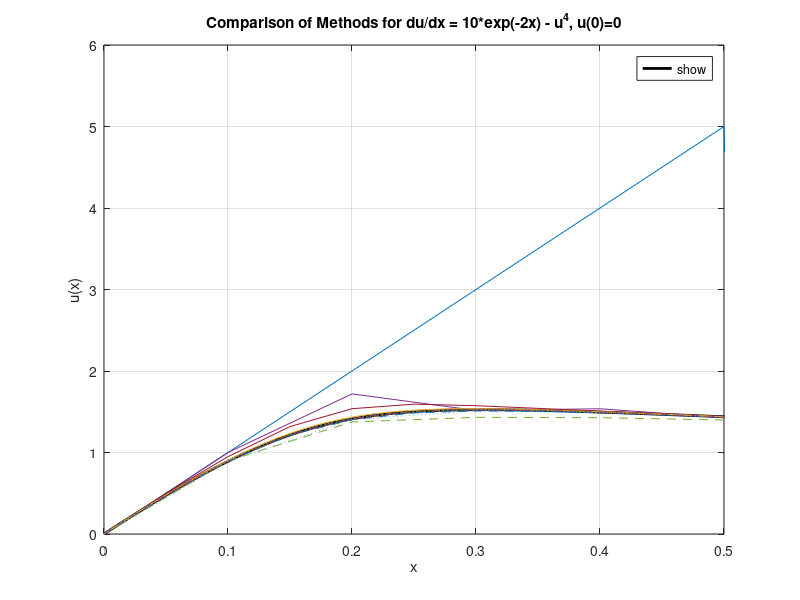
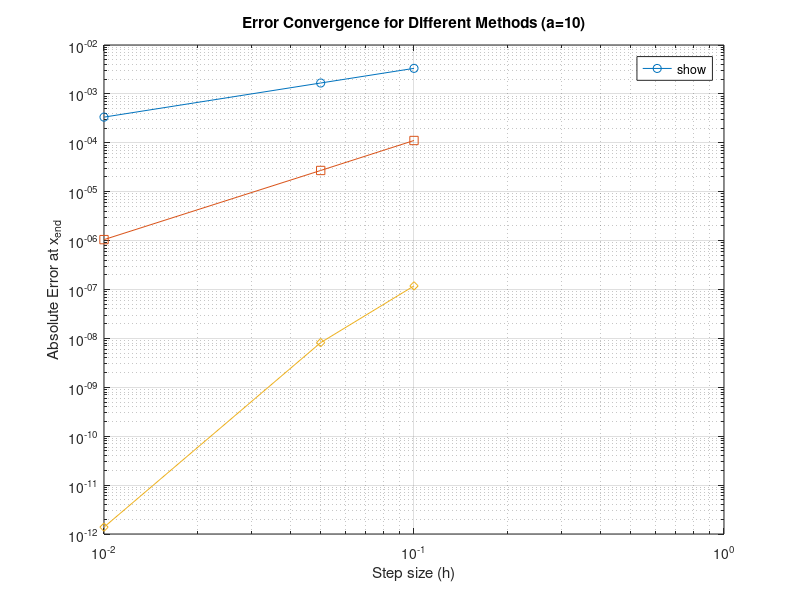
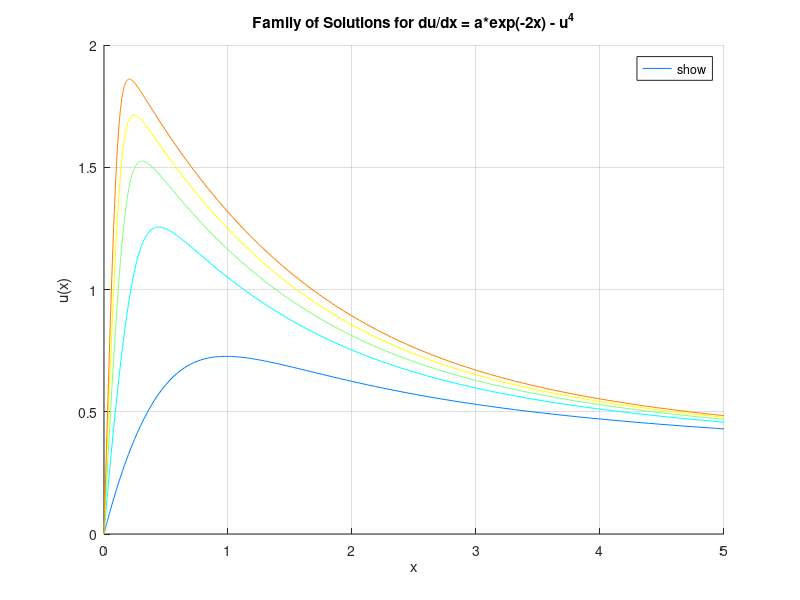
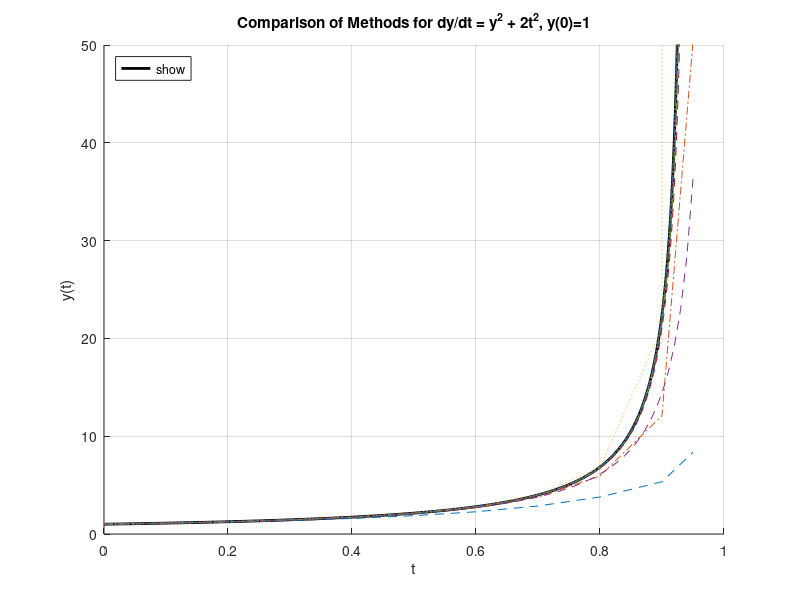

These figures' MATLAB source, in order:
% =========================================================================
% MATEMATIČNO-FIZIKALNI SEMINAR 2024/25
% 6. naloga: Enačbe hoda
% MATLAB Code Implementation
% =========================================================================
clear; close all; clc;

fprintf('MATEMATIČNO-FIZIKALNI SEMINAR 2024/25 - Naloga 6\n');
fprintf('==================================================\n\n');

% =========================================================================
% Task 1: du/dx = a*exp(-2x) - u^4, u(0) = 0
% =========================================================================
fprintf('Task 1: Solving du/dx = a*exp(-2x) - u^4\n');
fprintf('----------------------------------------\n');

% Define the ODE function for Task 1
odefun1 = @(x, u, a) a * exp(-2*x) - u.^4;

% Parameters for Task 1
a_val = 10;
u0 = 0;
x_span = [0, 5]; % Integration interval [x_start, x_end]

% --- Part 1a: Method Comparison for a = 10 ---
fprintf('\nPart 1a: Comparing methods for a = %d\n', a_val);

step_sizes = [0.5, 0.1, 0.05, 0.01]; % Different step sizes to test
method_names = {'Euler', 'Midpoint', 'RK4', 'ode45 (RKF)', 'ode113 (Adams)'};
results = struct(); % Store results for comparison

% --- Reference Solution (using ode45 with very tight tolerance) ---
options_ref = odeset('RelTol', 1e-10, 'AbsTol', 1e-12);
[x_ref, u_ref] = ode45(@(x, u) odefun1(x, u, a_val), x_span, u0, options_ref);
fprintf('Generated reference solution using ode45 with high accuracy.\n');
%%
figure('Name', 'Task 1: Method Comparison (a=10)');
plot(x_ref, u_ref, 'k-', 'LineWidth', 2, 'DisplayName', 'Reference (ode45)');
hold on;
grid on;
xlabel('x');
ylabel('u(x)');
ylim([0 6])
xlim([0 0.5])
title(sprintf('Comparison of Methods for du/dx = %d*exp(-2x) - u^4, u(0)=0', a_val));
colors = lines(length(step_sizes) * 3 + 2); % Colors for plots
line_styles = {'-', '--', ':', '-.'};
marker_styles = {'o', 's', 'd', '^'};
plot_idx = 1;
%%
final_errors = zeros(length(method_names) - 2, length(step_sizes)); % Store final point error

for i = 1:length(step_sizes)
    h = step_sizes(i);
    fprintf('Processing step size h = %.3f...\n', h);
    x_vec = x_span(1):h:x_span(2);
    n_steps = length(x_vec);

    % --- Euler Method ---
    u_euler = zeros(1, n_steps);
    u_euler(1) = u0;
    for k = 1:(n_steps - 1)
        u_euler(k+1) = u_euler(k) + h * odefun1(x_vec(k), u_euler(k), a_val);
    end
    results(i).h = h;
    results(i).x_euler = x_vec;
    results(i).u_euler = u_euler;
    plot(x_vec, u_euler, 'LineStyle', line_styles{1}, 'Color', colors(plot_idx,:), ...
         'Marker', 'none', 'DisplayName', sprintf('Euler (h=%.2f)', h));
    plot_idx = plot_idx + 1;
    u_ref_interp = interp1(x_ref, u_ref, x_vec(end));
    final_errors(1, i) = abs(u_euler(end) - u_ref_interp);


    % --- Midpoint Method ---
    u_midpoint = zeros(1, n_steps);
    u_midpoint(1) = u0;
    for k = 1:(n_steps - 1)
        k1 = h * odefun1(x_vec(k), u_midpoint(k), a_val);
        k2 = h * odefun1(x_vec(k) + h/2, u_midpoint(k) + k1/2, a_val);
        u_midpoint(k+1) = u_midpoint(k) + k2;
    end
    results(i).x_midpoint = x_vec;
    results(i).u_midpoint = u_midpoint;
    plot(x_vec, u_midpoint, 'LineStyle', line_styles{2}, 'Color', colors(plot_idx,:), ...
         'Marker', 'none', 'DisplayName', sprintf('Midpoint (h=%.2f)', h));
     plot_idx = plot_idx + 1;
    final_errors(2, i) = abs(u_midpoint(end) - u_ref_interp);

    % --- Runge-Kutta 4 (RK4) Method ---
    u_rk4 = zeros(1, n_steps);
    u_rk4(1) = u0;
    for k = 1:(n_steps - 1)
        yk = u_rk4(k);
        xk = x_vec(k);
        k1 = odefun1(xk,       yk,         a_val);
        k2 = odefun1(xk + h/2, yk + h*k1/2, a_val);
        k3 = odefun1(xk + h/2, yk + h*k2/2, a_val);
        k4 = odefun1(xk + h,   yk + h*k3,   a_val);
        u_rk4(k+1) = yk + (h/6) * (k1 + 2*k2 + 2*k3 + k4);
    end
    results(i).x_rk4 = x_vec;
    results(i).u_rk4 = u_rk4;
    plot(x_vec, u_rk4, 'LineStyle', line_styles{3}, 'Color', colors(plot_idx,:), ...
         'Marker', 'none', 'DisplayName', sprintf('RK4 (h=%.2f)', h));
    plot_idx = plot_idx + 1;
    final_errors(3, i) = abs(u_rk4(end) - u_ref_interp);

end

% --- MATLAB built-in solvers (for comparison) ---
options_ode = odeset('RelTol', 1e-6, 'AbsTol', 1e-8); % Standard tolerances

% % ode45 (Runge-Kutta-Fehlberg)
% [x_ode45, u_ode45] = ode45(@(x, u) odefun1(x, u, a_val), x_span, u0, options_ode);
% plot(x_ode45, u_ode45, '--', 'Color', colors(plot_idx,:), 'LineWidth', 1.5, 'DisplayName', 'ode45 (Built-in)');
% plot_idx = plot_idx + 1;
% 
% % ode113 (Adams-Bashforth-Moulton PECE)
% [x_ode113, u_ode113] = ode113(@(x, u) odefun1(x, u, a_val), x_span, u0, options_ode);
% plot(x_ode113, u_ode113, ':', 'Color', colors(plot_idx,:), 'LineWidth', 1.5, 'DisplayName', 'ode113 (Built-in)');

legend('show', 'Location', 'best');
hold off;

% Display final point errors in a table format
fprintf('\nError at x = %.1f (compared to high-accuracy ode45):\n', x_span(2));
fprintf('%-10s |', 'h');
fprintf(' %-12s |', method_names{1:3});
fprintf('\n%s\n', repmat('-', 1, 10 + 15*3));
for i = 1:length(step_sizes)
    fprintf('%-10.3f |', step_sizes(i));
    fprintf(' %-12.4e |', final_errors(:, i));
    fprintf('\n');
end
fprintf('Note: Lower error indicates higher accuracy.\n');

% --- Accuracy vs Step Size Plot ---
figure('Name', 'Task 1: Accuracy vs Step Size (a=10)');
loglog(step_sizes, final_errors(1,:), 'o-', 'DisplayName', 'Euler Error');
hold on;
loglog(step_sizes, final_errors(2,:), 's-', 'DisplayName', 'Midpoint Error');
loglog(step_sizes, final_errors(3,:), 'd-', 'DisplayName', 'RK4 Error');
% Add lines representing theoretical order O(h), O(h^2), O(h^4)
% loglog(step_sizes, (step_sizes/step_sizes(1)).^1 * final_errors(1,1), 'k--', 'DisplayName', 'O(h)');
% loglog(step_sizes, (step_sizes/step_sizes(1)).^2 * final_errors(2,1), 'k:', 'DisplayName', 'O(h^2)');
% loglog(step_sizes, (step_sizes/step_sizes(1)).^4 * final_errors(3,1), 'k-.', 'DisplayName', 'O(h^4)');
grid on;
xlabel('Step size (h)');
ylabel('Absolute Error at x_{end}');
title('Error Convergence for Different Methods (a=10)');
legend('show', 'Location', 'best');
hold off;

fprintf('\nObservations (a=10):\n');
fprintf('- Euler method is the least accurate (converges as O(h)).\n');
fprintf('- Midpoint method is better (converges as O(h^2) locally, error O(h^2) globally for fixed interval).\n');
fprintf('- RK4 method is significantly more accurate (converges as O(h^4) locally, error O(h^4) globally).\n');
fprintf('- MATLAB''s ode45 and ode113 provide accurate solutions efficiently using adaptive steps.\n');
fprintf('- Stability: For this problem, all methods seem stable for the chosen step sizes.\n');

% --- Part 1b: Family of Solutions for a = 2 to 18 ---
fprintf('\nPart 1b: Calculating family of solutions for a = 2:4:18\n');

a_values = 2:4:18;
chosen_method = 'ode45'; % Choose a reliable method (e.g., ode45 or RK4 with small h)
fprintf('Using %s for calculating the family of solutions.\n', chosen_method);

figure('Name', 'Task 1: Family of Solutions');
hold on;
grid on;
max_temps = zeros(length(a_values), 1);
x_at_max_temps = zeros(length(a_values), 1);
colors_a = jet(length(a_values)); % Different colors for different 'a'

for i = 1:length(a_values)
    a = a_values(i);
    odefun_a = @(x, u) odefun1(x, u, a);

    switch chosen_method
        case 'ode45'
            options = odeset('RelTol', 1e-7, 'AbsTol', 1e-9);
            [x_sol, u_sol] = ode45(odefun_a, x_span, u0, options);
        case 'RK4'
             h_chosen = 0.01; % Use a small step size for RK4
             x_sol = x_span(1):h_chosen:x_span(2);
             n_steps = length(x_sol);
             u_sol = zeros(1, n_steps);
             u_sol(1) = u0;
             for k = 1:(n_steps - 1)
                yk = u_sol(k);
                xk = x_sol(k);
                k1 = odefun_a(xk,       yk);
                k2 = odefun_a(xk + h_chosen/2, yk + h_chosen*k1/2);
                k3 = odefun_a(xk + h_chosen/2, yk + h_chosen*k2/2);
                k4 = odefun_a(xk + h_chosen,   yk + h_chosen*k3);
                u_sol(k+1) = yk + (h_chosen/6) * (k1 + 2*k2 + 2*k3 + k4);
             end
             u_sol = u_sol'; % Transpose for consistency
             x_sol = x_sol';
        otherwise
            error('Chosen method not implemented for family calculation.');
    end

    plot(x_sol, u_sol, 'Color', colors_a(i,:), 'DisplayName', sprintf('a = %d', a));

    % Find maximum temperature and its location
    [max_u, idx_max] = max(u_sol);
    max_temps(i) = max_u;
    x_at_max_temps(i) = x_sol(idx_max);
end

xlabel('x');
ylabel('u(x)');
title('Family of Solutions for du/dx = a*exp(-2x) - u^4');
legend('show', 'Location', 'best');
hold off;

% Display max temperatures
fprintf('\nMaximum Temperature (u_max) and Location (x_at_max) for different ''a'':\n');
fprintf('  a   |  u_max   | x_at_max \n');
fprintf('------|----------|----------\n');
for i = 1:length(a_values)
    fprintf(' %4d | %8.4f | %8.4f \n', a_values(i), max_temps(i), x_at_max_temps(i));
end

fprintf('\nPremislek (Thought Experiment):\n');
fprintf('To accurately find the maximum temperature and its time:\n');
fprintf('1. Use a high-order adaptive step-size method (like ode45 or ode113) with tight tolerances.\n');
fprintf('2. Locate the maximum in the resulting dense output or use event detection.\n');
fprintf('3. Alternatively, find the root of the derivative du/dx = a*exp(-2x) - u^4 = 0.\n');
fprintf('   This means finding x where a*exp(-2x) = u(x)^4. This requires solving the ODE simultaneously\n');
fprintf('   or interpolating the solution u(x) and then finding the root.\n');
fprintf('   Using event detection capabilities of solvers like ode45 is often the most robust way.\n');


% =========================================================================
% Task 2: dy/dt = y^2 + 2t^2, y(0) = 1
% =========================================================================
fprintf('\n\nTask 2: Solving dy/dt = y^2 + 2*t^2\n');
fprintf('------------------------------------\n');

% Define the ODE function for Task 2
odefun2 = @(t, y) y.^2 + 2*t.^2;

% Parameters for Task 2
y0_task2 = 1;
t_span_task2 = [0, 0.95]; % Integrate close to the point of divergence (~0.9)
h_values_task2 = [0.1, 0.01, 0.001];

fprintf('Comparing methods for dy/dt = y^2 + 2*t^2, y(0)=1\n');
fprintf('Solution diverges near t = 0.9.\n');

figure('Name', 'Task 2: Method Comparison');
hold on;
grid on;
xlabel('t');
ylabel('y(t)');
title('Comparison of Methods for dy/dt = y^2 + 2t^2, y(0)=1');
colors_t2 = lines(length(h_values_task2) * 3 + 2);
plot_idx_t2 = 1;

% --- Reference Solution (using ode45 with tight tolerance) ---
options_ref_t2 = odeset('RelTol', 1e-8, 'AbsTol', 1e-10);
% Need to handle potential warnings/errors near singularity
try
    [t_ref_t2, y_ref_t2] = ode45(odefun2, t_span_task2, y0_task2, options_ref_t2);
    plot(t_ref_t2, y_ref_t2, 'k-', 'LineWidth', 2, 'DisplayName', 'Reference (ode45)');
catch ME
    warning('ode45 failed near singularity, plotting partial result if available.');
    if exist('t_ref_t2', 'var') && ~isempty(t_ref_t2)
         plot(t_ref_t2, y_ref_t2, 'k-', 'LineWidth', 2, 'DisplayName', 'Reference (ode45)');
    end
    fprintf('Solver Warning/Error: %s\n', ME.message);
end


for i = 1:length(h_values_task2)
    h = h_values_task2(i);
    t_vec = t_span_task2(1):h:t_span_task2(2);
    n_steps = length(t_vec);
     if t_vec(end) < t_span_task2(2) % Ensure the span is covered if h doesn't divide evenly
         t_vec = [t_vec, t_span_task2(2)];
         n_steps = n_steps + 1;
     end

    fprintf('Processing step size h = %.3f...\n', h);

    % --- Euler Method ---
    y_euler = zeros(1, n_steps);
    y_euler(1) = y0_task2;
    for k = 1:(n_steps - 1)
        % Check for potential overflow before calculation
        f_eval = odefun2(t_vec(k), y_euler(k));
        if isinf(f_eval) || isnan(f_eval) || abs(y_euler(k)) > 1e10 % Stop if diverging uncontrollably
             y_euler(k+1:end) = NaN; % Mark rest as NaN
             fprintf('Euler diverged at t=%.4f for h=%.3f\n', t_vec(k), h);
             break;
        end
        y_euler(k+1) = y_euler(k) + h * f_eval;
    end
    plot(t_vec, y_euler, '--', 'Color', colors_t2(plot_idx_t2,:), 'DisplayName', sprintf('Euler (h=%.3f)', h));
    plot_idx_t2 = plot_idx_t2 + 1;


    % --- Midpoint Method ---
    y_midpoint = zeros(1, n_steps);
    y_midpoint(1) = y0_task2;
     for k = 1:(n_steps - 1)
        yk = y_midpoint(k);
        tk = t_vec(k);
        if abs(yk) > 1e10 % Stop if diverging
             y_midpoint(k+1:end) = NaN;
             fprintf('Midpoint diverged at t=%.4f for h=%.3f\n', tk, h);
             break;
        end
        k1_m = h * odefun2(tk, yk);
        k2_m = h * odefun2(tk + h/2, yk + k1_m/2);
         if isinf(k1_m) || isnan(k1_m) || isinf(k2_m) || isnan(k2_m)
             y_midpoint(k+1:end) = NaN;
             fprintf('Midpoint diverged (k val) at t=%.4f for h=%.3f\n', tk, h);
             break;
         end
        y_midpoint(k+1) = yk + k2_m;
    end
    plot(t_vec, y_midpoint, '-.', 'Color', colors_t2(plot_idx_t2,:), 'DisplayName', sprintf('Midpoint (h=%.3f)', h));
    plot_idx_t2 = plot_idx_t2 + 1;

    % --- Runge-Kutta 4 (RK4) Method ---
    y_rk4 = zeros(1, n_steps);
    y_rk4(1) = y0_task2;
    for k = 1:(n_steps - 1)
        yk = y_rk4(k);
        tk = t_vec(k);
         if abs(yk) > 1e10 % Stop if diverging
             y_rk4(k+1:end) = NaN;
             fprintf('RK4 diverged at t=%.4f for h=%.3f\n', tk, h);
             break;
         end
        k1 = odefun2(tk,       yk);
        k2 = odefun2(tk + h/2, yk + h*k1/2);
        k3 = odefun2(tk + h/2, yk + h*k2/2);
        k4 = odefun2(tk + h,   yk + h*k3);
         if isinf(k1) || isnan(k1) || isinf(k2) || isnan(k2) || isinf(k3) || isnan(k3) || isinf(k4) || isnan(k4)
            y_rk4(k+1:end) = NaN;
            fprintf('RK4 diverged (k val) at t=%.4f for h=%.3f\n', tk, h);
            break;
         end
        y_rk4(k+1) = yk + (h/6) * (k1 + 2*k2 + 2*k3 + k4);
    end
    plot(t_vec, y_rk4, ':', 'Color', colors_t2(plot_idx_t2,:), 'DisplayName', sprintf('RK4 (h=%.3f)', h));
    plot_idx_t2 = plot_idx_t2 + 1;

end

% --- MATLAB built-in solvers (example) ---
% Using ode45 and ode113 for comparison with default settings
% try
%     [t_ode45_t2, y_ode45_t2] = ode45(odefun2, t_span_task2, y0_task2);
%     plot(t_ode45_t2, y_ode45_t2, '-', 'Color', colors_t2(plot_idx_t2,:), 'LineWidth', 1.5, 'DisplayName', 'ode45 (Built-in)');
% catch ME
%     warning('ode45 failed near singularity in comparison run.');
%      if exist('t_ode45_t2', 'var') && ~isempty(t_ode45_t2)
%          plot(t_ode45_t2, y_ode45_t2, '-', 'Color', colors_t2(plot_idx_t2,:), 'LineWidth', 1.5, 'DisplayName', 'ode45 (Built-in)');
%     end
% end
% plot_idx_t2 = plot_idx_t2 + 1;
% 
% try
%     [t_ode113_t2, y_ode113_t2] = ode113(odefun2, t_span_task2, y0_task2);
%     plot(t_ode113_t2, y_ode113_t2, '--', 'Color', colors_t2(plot_idx_t2,:), 'LineWidth', 1.5, 'DisplayName', 'ode113 (Built-in)');
% catch ME
%      warning('ode113 failed near singularity in comparison run.');
%      if exist('t_ode113_t2', 'var') && ~isempty(t_ode113_t2)
%          plot(t_ode113_t2, y_ode113_t2, '--', 'Color', colors_t2(plot_idx_t2,:), 'LineWidth', 1.5, 'DisplayName', 'ode113 (Built-in)');
%      end
% end


% Adjust plot limits if necessary due to divergence
max_y_plot = 50; % Set a reasonable upper limit for y-axis
current_ylim = ylim;
if current_ylim(2) > max_y_plot
    ylim([current_ylim(1), max_y_plot]);
    fprintf('Adjusted y-axis limit for better visualization due to divergence.\n')
end


legend('show', 'Location', 'NorthWest');
hold off;

fprintf('\nObservations (Task 2):\n');
fprintf('- The solution clearly diverges rapidly as t approaches ~0.9.\n');
fprintf('- With larger step sizes (e.g., h=0.1), simpler methods like Euler significantly deviate earlier and might overshoot the singularity.\n');
fprintf('- Smaller step sizes (h=0.01, h=0.001) allow fixed-step methods to follow the true diverging solution more closely before failing.\n');
fprintf('- RK4 generally performs better than Euler and Midpoint for the same step size.\n');
fprintf('- Adaptive step-size methods (ode45, ode113) automatically reduce step size near the singularity, providing a more accurate path until they might eventually fail or stop if the singularity is within the interval.\n');
fprintf('- Be cautious when interpreting results near a singularity, especially with fixed-step methods.\n');

fprintf('\nEnd of simulation.\n');

% =========================================================================
% Task 2: Error Divergence Plots
% =========================================================================
fprintf('\n\nTask 2: Plotting Error Divergence vs Time\n');
fprintf('-------------------------------------------\n');

t_span_error_plot = [0, 0.9]; % Focus on the range leading to divergence

% --- Recalculate High-Accuracy Reference Solution for Error Plot ---
% (Ensure it covers the specific range [0, 0.9] densely)
options_ref_t2_err = odeset('RelTol', 1e-10, 'AbsTol', 1e-12);
t_ref_err = []; y_ref_err = []; % Initialize
fprintf('Calculating high-accuracy reference solution for error plots over [%.1f, %.1f]...\n', t_span_error_plot);
try
    % Use ode45 to get dense output within the interval
    sol_ref = ode45(odefun2, t_span_error_plot, y0_task2, options_ref_t2_err);
    % Evaluate the solution at many points for smooth interpolation later
    t_ref_err = linspace(t_span_error_plot(1), t_span_error_plot(2), 1000)'; % Dense time points
    y_ref_err = deval(sol_ref, t_ref_err)';
    fprintf('Reference solution calculated successfully.\n');
catch ME
    warning('Reference ode45 failed near singularity even for error plot. Error: %s', ME.message);
     % If it failed, we might still have partial data from sol_ref if it exists
     if exist('sol_ref', 'var') && isstruct(sol_ref) && ~isempty(sol_ref.x)
        t_ref_err = sol_ref.x';
        y_ref_err = sol_ref.y';
        fprintf('Using partial reference solution up to t=%.4f.\n', t_ref_err(end));
     else
        fprintf('Could not obtain reference solution for error plot.\n');
        t_ref_err = []; % Ensure it's empty if failed completely
     end
end

% --- Loop through step sizes again for error calculation ---
if ~isempty(t_ref_err) % Only proceed if we have a reference solution
    for i = 1:length(h_values_task2)
        h = h_values_task2(i);
        t_vec = t_span_error_plot(1):h:t_span_error_plot(2);
        % Adjust t_vec if h doesn't divide evenly, only up to the end of span
         if isempty(t_vec) % Handle case where h is larger than span
             continue;
         end
         if t_vec(end) < t_span_error_plot(2)
             t_vec = [t_vec, t_span_error_plot(2)];
         end
         % Make sure t_vec does not exceed the calculated reference range end
         t_vec = t_vec(t_vec <= t_ref_err(end));
         if length(t_vec) < 2 % Need at least two points
             fprintf('Skipping error plot for h=%.3f, too few points in range.\n',h);
             continue;
         end
        n_steps = length(t_vec);

        fprintf('Calculating errors for h = %.3f...\n', h);

        % --- Recalculate Numerical Solutions (Euler, Midpoint, RK4) ---
        % (Copy the loops from the previous section, ensuring they use t_vec)

        % Euler
        y_euler_err = zeros(1, n_steps); y_euler_err(1) = y0_task2;
        for k = 1:(n_steps - 1)
            current_h = t_vec(k+1) - t_vec(k); f_eval = odefun2(t_vec(k), y_euler_err(k));
            if abs(y_euler_err(k)) > 1e10 || isnan(f_eval) || isinf(f_eval)
                 y_euler_err(k+1:end) = NaN; break;
            end; y_euler_err(k+1) = y_euler_err(k) + current_h * f_eval;
        end

        % Midpoint
        y_midpoint_err = zeros(1, n_steps); y_midpoint_err(1) = y0_task2;
         for k = 1:(n_steps - 1)
            current_h = t_vec(k+1) - t_vec(k); yk = y_midpoint_err(k); tk = t_vec(k);
            if abs(yk) > 1e10 || isnan(yk) || isinf(yk); y_midpoint_err(k+1:end) = NaN; break; end
            k1_m = current_h * odefun2(tk, yk); y_mid = yk + k1_m/2;
            if abs(y_mid) > 1e10 || isnan(k1_m) || isinf(k1_m) || isnan(y_mid) || isinf(y_mid); y_midpoint_err(k+1:end) = NaN; break; end
            k2_m = current_h * odefun2(tk + current_h/2, y_mid);
            if isnan(k2_m) || isinf(k2_m); y_midpoint_err(k+1:end) = NaN; break; end
            y_midpoint_err(k+1) = yk + k2_m;
        end

        % RK4
        y_rk4_err = zeros(1, n_steps); y_rk4_err(1) = y0_task2;
        for k = 1:(n_steps - 1)
            current_h = t_vec(k+1) - t_vec(k); yk = y_rk4_err(k); tk = t_vec(k);
            if abs(yk) > 1e10 || isnan(yk) || isinf(yk); y_rk4_err(k+1:end) = NaN; break; end
            k1 = odefun2(tk, yk); k2 = odefun2(tk + current_h/2, yk + current_h*k1/2);
            k3 = odefun2(tk + current_h/2, yk + current_h*k2/2); k4 = odefun2(tk + current_h, yk + current_h*k3);
            if isnan(k1)||isinf(k1)||isnan(k2)||isinf(k2)||isnan(k3)||isinf(k3)||isnan(k4)||isinf(k4)||abs(k1)>1e10||abs(k2)>1e10||abs(k3)>1e10||abs(k4)>1e10
                y_rk4_err(k+1:end) = NaN; break;
            end; y_rk4_err(k+1) = yk + (current_h/6) * (k1 + 2*k2 + 2*k3 + k4);
        end

        % --- Interpolate Reference Solution onto t_vec ---
        % Use pchip for shape-preserving interpolation, good for steep gradients
        y_ref_interp = interp1(t_ref_err, y_ref_err, t_vec, 'pchip');

        % --- Calculate Absolute Errors ---
        error_euler = abs(y_euler_err - y_ref_interp);
        error_midpoint = abs(y_midpoint_err - y_ref_interp);
        error_rk4 = abs(y_rk4_err - y_ref_interp);

        % --- Create Error Plot for this h ---
        figure('Name', sprintf('Task 2: Error Divergence (h=%.3f)', h));
        semilogy(t_vec, error_euler, 'ro-', 'MarkerSize', 4, 'DisplayName', 'Euler Error');
        hold on;
        semilogy(t_vec, error_midpoint, 'gs--', 'MarkerSize', 4, 'DisplayName', 'Midpoint Error');
        semilogy(t_vec, error_rk4, 'bd:', 'MarkerSize', 4, 'DisplayName', 'RK4 Error');
        grid on;
        xlabel('Time (t)');
        ylabel('Absolute Error |y_{num} - y_{ref}|');
        title(sprintf('Task 2: Growth of Absolute Error (h=%.3f)', h));
        legend('show', 'Location', 'NorthWest'); % Usually errors start small
        hold off;
         % Optional: Adjust y-limits if needed, e.g., ylim([1e-10 1e2])
    end
else
    fprintf('Skipping error divergence plots because reference solution calculation failed.\n');
end